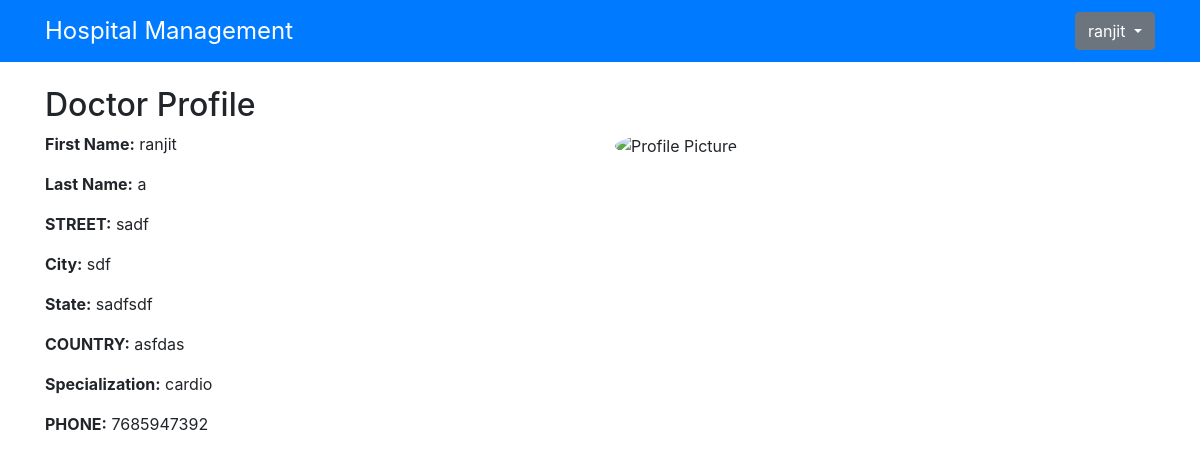
/profile (signed in), run on the app's committed database.
### app/models.py (models this page shows)
class User(AbstractUser):
    is_doctor = models.BooleanField(default=False)
    is_patient = models.BooleanField(default=False)

class Doctor(models.Model):
    user = models.OneToOneField(User, on_delete=models.CASCADE, primary_key=True)
    F_NAME=models.CharField(max_length=50)
    L_NAME=models.CharField(max_length=50)
    STREET=models.CharField(max_length=50)
    CITY=models.CharField(max_length=50)
    STATE=models.CharField(max_length=50)
    COUNTRY=models.CharField(max_length=50)
    SPECIALIZATION=models.CharField(max_length=50)
    PHONE=models.CharField(max_length=20)
    image = models.ImageField(upload_to='profile_pic', default="{% static 'default.jped' %}")

### app/views.py (the view)
# urls.py: path('profile',views.profile,name='profile'),
def profile(request):
    user = request.user
    return render(request, 'app/profile.html', {'user': user})

### app/templates/app/profile.html (shortened to what this page needs)
{% extends 'app/base.html' %} {% block title %}Patient Profile{% endblock %}
{% block content %} {% if user.is_patient %}
<h2>Patient Profile</h2>
<div class="row">
  <div class="col-md-6">
    <p><strong>Email:</strong> {{ user.email }}</p>
    <p><strong>First Name:</strong> {{ user.patient.F_NAME }}</p>
    <p><strong>Last Name:</strong> {{ user.patient.L_NAME }}</p>
    <p><strong>Street:</strong> {{ user.patient.STREET }}</p>
    <p><strong>City:</strong> {{ user.patient.CITY }}</p>
    <p><strong>State:</strong> {{ user.patient.STATE }}</p>
    <p><strong>Country:</strong> {{ user.patient.COUNTRY }}</p>
    <p><strong>Date of Birth:</strong> {{ user.patient.dob }}</p>
    <p><strong>Phone:</strong> {{ user.patient.PHONE }}</p>
  </div>
  <div class="col-md-6">
    <img
      src="{{ user.patient.image }}"
      class="img-fluid rounded-circle"
      alt="Profile Picture"
    />
  </div>
</div>
{% elif user.is_doctor %}
<h2>Doctor Profile</h2>
<div class="row">
  <div class="col-md-6">
    <p><strong>First Name:</strong> {{ user.doctor.F_NAME }}</p>
    <p><strong>Last Name:</strong> {{ user.doctor.L_NAME }}</p>
    <p><strong>STREET:</strong> {{ user.doctor.STREET }}</p>
    <p><strong>City:</strong> {{ user.doctor.CITY }}</p>
    <p><strong>State:</strong> {{ user.doctor.STATE }}</p>
    <p><strong>COUNTRY:</strong> {{ user.doctor.COUNTRY }}</p>
    <p><strong>Specialization:</strong> {{ user.doctor.SPECIALIZATION }}</p>
    <p><strong>PHONE:</strong> {{ user.doctor.PHONE }}</p>
  </div>
  <div class="col-md-6">
    <img
      src="{{ user.doctor.image}}"
      class="img-fluid rounded-circle"
      alt="Profile Picture"
    />
  </div>
</div>
{% endif %} {% endblock %}

### app/templates/app/base.html (shortened to what this page needs)
<!DOCTYPE html>
<html lang="en">
  <head>
    <link
      rel="stylesheet"
      href="https://stackpath.bootstrapcdn.com/bootstrap/4.5.2/css/bootstrap.min.css"
    />
  </head>
  <body>
    <nav class="navbar navbar-expand-lg navbar-dark bg-primary">
      <div class="container">
        <a class="navbar-brand" href="{% url 'home' %}">Hospital Management</a>
        {% if user.is_authenticated %}
        <div class="ml-auto">
          <div class="dropdown">
            <button
              class="btn btn-secondary dropdown-toggle"
              type="button"
              id="dropdownMenuButton"
              data-toggle="dropdown"
              aria-haspopup="true"
              aria-expanded="false"
            >
              {{ user.username }}
            </button>
          </div>
        </div>
        {% endif %}
      </div>
    </nav>
    <div class="container mt-4">{% block content %} {% endblock %}</div>
  </body>
</html>

### app/templates/app/base.html (style rules this page uses)
.navbar { border-radius: 0; }
.navbar-brand { font-size: 1.5rem; }

### data on the page
User: username "ranjit", doctor.F_NAME "ranjit", doctor.L_NAME "a", doctor.STREET "sadf", doctor.CITY "sdf", doctor.STATE "sadfsdf", doctor.COUNTRY "asfdas", doctor.SPECIALIZATION "cardio", doctor.PHONE "7685947392"
